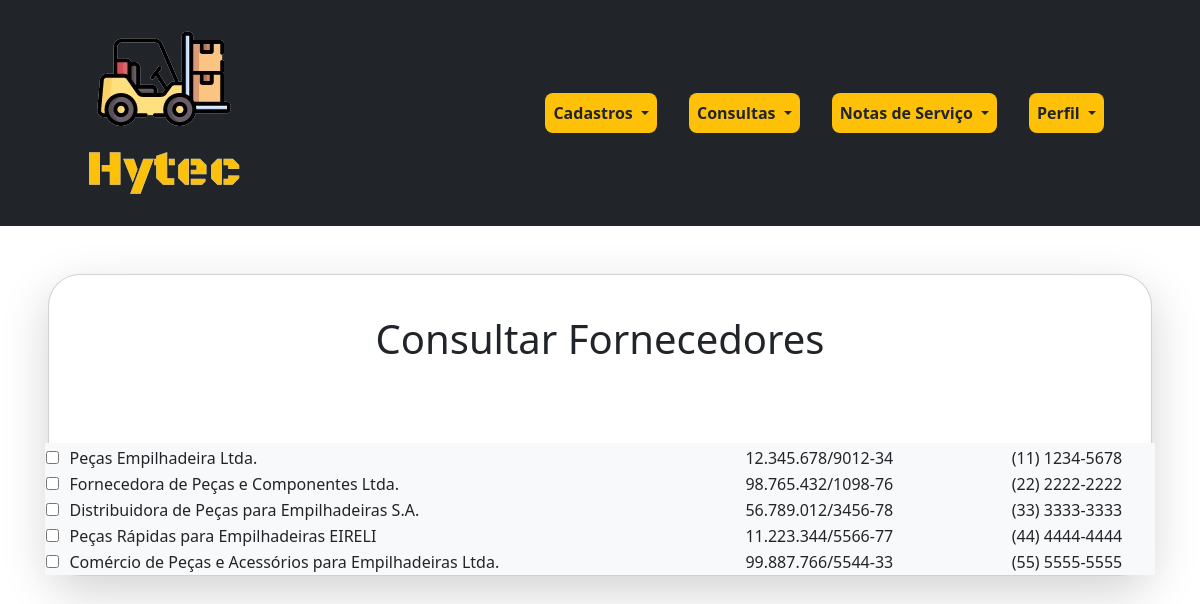
The page /consultar-fornecedor.php on the database its author committed.
### tables this page shows
CREATE TABLE fornecedor(
id INT(4) AUTO_INCREMENT PRIMARY KEY,
razaoSocial VARCHAR(100) NOT NULL,
cnpj VARCHAR(20) NOT NULL UNIQUE,
telefone VARCHAR(20) NOT NULL UNIQUE
);

### consultar-fornecedor.php (the view, shortened to what this page needs)
<!doctype html>
<html lang="pt-br" data-bs-theme="darkAndYellow">
<head>
	<link href="https://cdn.jsdelivr.net/npm/bootstrap@5.3.2/dist/css/bootstrap.min.css" rel="stylesheet">
	<link rel="stylesheet" href="https://cdn.jsdelivr.net/npm/bootstrap-icons@1.10.2/font/bootstrap-icons.css">
	<link rel="stylesheet" href="https://unpkg.com/bootstrap-table@1.22.1/dist/bootstrap-table.min.css">
	<link rel="stylesheet" href="assets/css/global.css">
	<link rel="stylesheet" href="assets/css/consultar-estoque.css">
</head>
<body>
	<?php
	$html_content = file_get_contents('shared/navBar.html');
	echo $html_content;
	include 'backend/env.php';
	$con = new mysqli($DB_HOSTNAME, $DB_USERNAME, $DB_PASSWORD, $DB_DATABASE);
	$sql = "SELECT razaoSocial,cnpj,telefone FROM fornecedor;";
	$result = $con->query($sql);
	?>
	<form>
		<div class="card  m-5 shadow-lg rounded-5" id="container">
			<div class="p-2" id="containerResultado">
				<div class="row g-3 needs-validation d-flex justify-content-center">
					<h1 class="text-center my-5 text-dark">Consultar Fornecedores</h1>
				</div>
			</div>
			<div class=" mx-1 mt-4 " id="containerResultado">
				<div class="row g-3 needs-validation d-flex justify-content-center">
					<table id="table" class="bg-light" data-toggle="table" data-filter-control="true" data-click-to-select="true" data-toolbar="#toolbar" data-buttons-prefix="btn" data-footer-formatter="teste" data-show-footer="true" data-show-print="true" data-mobile-responsive="true" data-show-columns="true" data-show-refresh="true" data-show-pagination-switch="true" data-show-toggle="true" data-buttons="buttons" data-show-export="true">
						<thead>
							<tr>
								<th class="text-dark" data-field="state" data-checkbox="true"></th>
								<th class="text-dark" data-field="cliente" data-alignment-select-control-options="auto" data-filter-control="select" data-searchable="true"></th>
								<th class="text-dark" data-field="cnpj" data-alignment-select-control-options="auto" data-filter-control="input" data-sortable="true"></th>
								<th class="text-dark" data-field="telefone" data-alignment-select-control-options="auto" data-filter-control="input" data-alignment-select-control-options="right"></th>
							</tr>
						</thead>
						<tbody>
						<?php
                                if ($result->num_rows > 0) {
                                    while ($row = $result->fetch_assoc()) {
                                        $razaoSocial = $row['razaoSocial'];
										$cnpj = $row['cnpj'];
										$telefone = $row['telefone'];
                                        echo "<tr>
										<td class='bs-checkbox '><input data-index='0' name='btSelectItem' type='checkbox'></td>
										<td class='text-dark'>$razaoSocial</td>
										<td class='text-dark'>$cnpj</td>
										<td class='text-dark text-center'>$telefone</td>
									</tr>";
                                    }
                                }
                                ?>
						</tbody>
					</table>
				</div>
			</div>
	</form>
</body>
</html>

### rows shown on the page
fornecedor: razaoSocial "Peças Empilhadeira Ltda.", cnpj "12.345.678/9012-34", telefone "(11) 1234-5678"
fornecedor: razaoSocial "Fornecedora de Peças e Componentes Ltda.", cnpj "98.765.432/1098-76", telefone "(22) 2222-2222"
fornecedor: razaoSocial "Distribuidora de Peças para Empilhadeiras S.A.", cnpj "56.789.012/3456-78", telefone "(33) 3333-3333"
fornecedor: razaoSocial "Peças Rápidas para Empilhadeiras EIRELI", cnpj "11.223.344/5566-77", telefone "(44) 4444-4444"
fornecedor: razaoSocial "Comércio de Peças e Acessórios para Empilhadeiras Ltda.", cnpj "99.887.766/5544-33", telefone "(55) 5555-5555"

### other values the page prints
$html_content "Cadastros Consultas Notas de Serviço Perfil"
